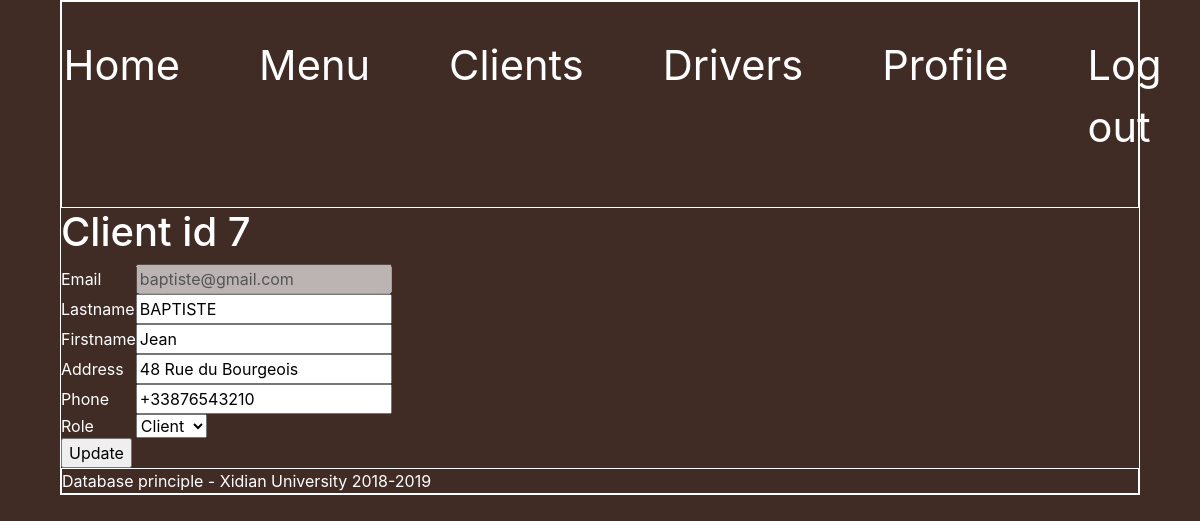
Screenshot of /client.php?action=edit&id=7 (signed in) with the database file from the repository.
### tables this page shows
CREATE TABLE `Members` (
  `id` int(11) NOT NULL,
  `email` varchar(255) NOT NULL,
  `password` varchar(255) NOT NULL,
  `lastname` varchar(255) NOT NULL,
  `firstname` varchar(255) NOT NULL,
  `address` varchar(255) DEFAULT NULL,
  `phone` varchar(255) DEFAULT NULL,
  `role` enum('Client','Driver','Admin') DEFAULT NULL
);

### client.php (the view, shortened to what this page needs)
<?php
require("config.php");
require_once("header.php");
if (isset($_GET['action']) && isset($_GET['id'])) {
    $action = $_GET['action'];
    $id = $_GET['id'];
    switch ($action) {
        case "edit":
            $qry = $conn->query("SELECT email, lastname, firstname, address, phone, role FROM Members WHERE id = '$id'");
            $data = $qry->fetch();
            $email = $data['email'];
            $lastname = $data['lastname'];
            $firstname = $data['firstname'];
            $address = $data['address'];
            $phone = $data['phone'];
            break;
    }
}
?>
<body>
    <h1>Client id <?php echo $_GET['id']; ?></h1>
    <form method="post">
        <p>
            <label>Email</label>
            <input type="email" name="email" value="<?php echo $email; ?>" required disabled/>
        </p>
        <p>
            <label>Lastname</label>
            <input type="text" name="lastname" value="<?php echo $lastname; ?>" required/>
        </p>
        <p>
            <label>Firstname</label>
            <input type="text" name="firstname" value="<?php echo $firstname; ?>" required/>
        </p>
        <p>
            <label>Address</label>
            <input type="text" name="address" value="<?php echo $address; ?>" required/>
        </p>
        <p>
            <label>Phone</label>
            <input type="text" name="phone" value="<?php echo $phone; ?>" required/>
        </p>
        <p>
            <label>Role</label>
            <select name="role" required>
                <option value="Client">Client</option>
            </select>
        </p>
        <input type="submit" value="Update" name="update">
    </form>
</body>
<?php require_once("footer.php") ?>

### css/style.css (style rules this page uses)
html { width: 90%; margin: auto; background-color: #402c25; color: white; }
body { border: 1px solid white; background-color: #402c25; color: white; }
form { display: table; }
p { display: table-row; }
label { display: table-cell; }
input { display: table-cell; }

### rows the page displays
members: email "baptiste@gmail.com", lastname "BAPTISTE", firstname "Jean", address "48 Rue du Bourgeois", phone "+33876543210"

### other values shown
$_GET['id'] "7"
